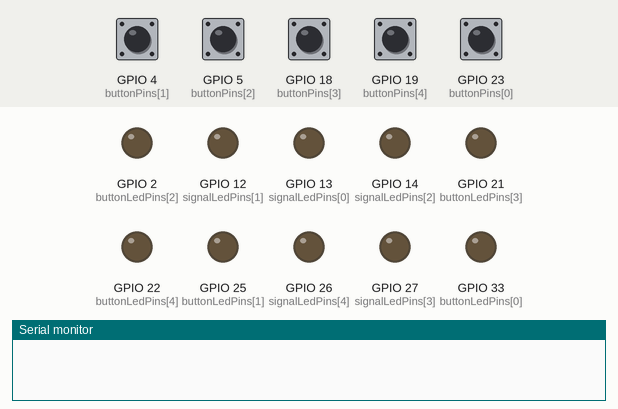
Recording of a sketch running on a simulated ESP32. Parts: output pins drawn as LEDs (lit = HIGH), the last lines printed to the serial monitor. The inputs (shaded band) are chosen by the test bench; at power-on: GPIO 4 (buttonPins[1]), GPIO 5 (buttonPins[2]), GPIO 18 (buttonPins[3]), GPIO 19 (buttonPins[4]), GPIO 23 (buttonPins[0]) HIGH. Random numbers use the default seed unless the sketch sets one.

Above: at 1.2 s.
1.3 s: GPIO 4 (buttonPins[1]) pulled LOW for 3.2 s
At 2.46 s:
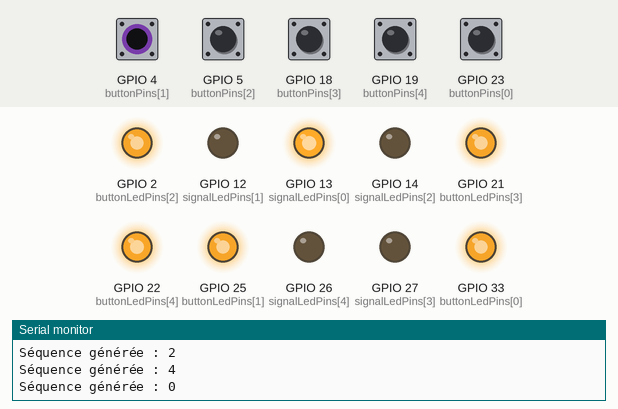
6.0 s: GPIO 18 (buttonPins[3]) pulled LOW for 0.15 s
At 8.5 s:
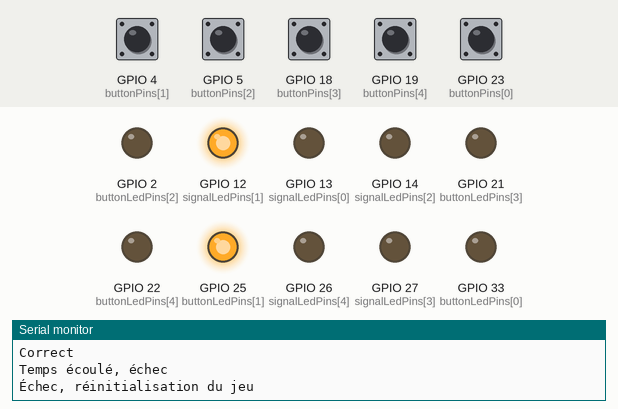
9.0 s: GPIO 4 (buttonPins[1]) pulled LOW for 0.15 s
At 11.17 s:
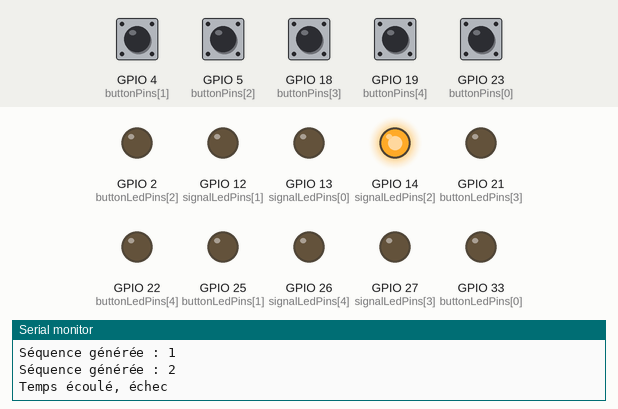
12.1 s: GPIO 4 (buttonPins[1]) pulled LOW for 1 s
At 13.62 s:
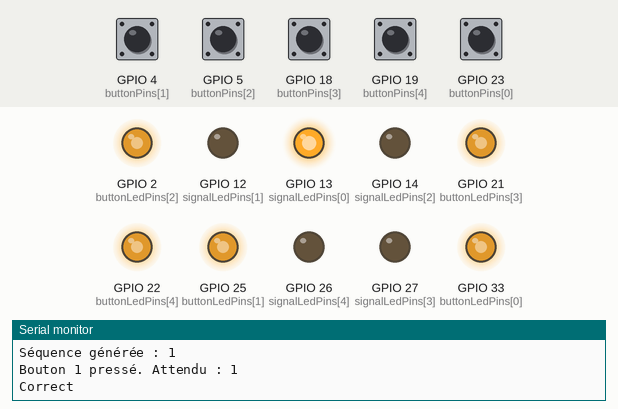
15.5 s: GPIO 4 (buttonPins[1]) pulled LOW for 0.15 s
At 16.11 s:
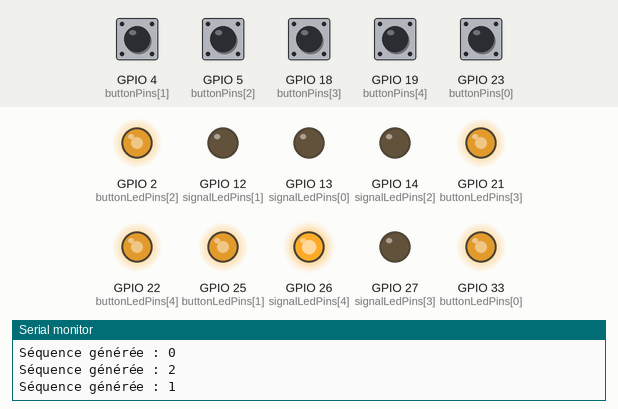
18.6 s: GPIO 4 (buttonPins[1]) pulled LOW for 0.15 s
Timing chart, 0 to 22.6 s (numbered marks = the images above; inputs shaded):
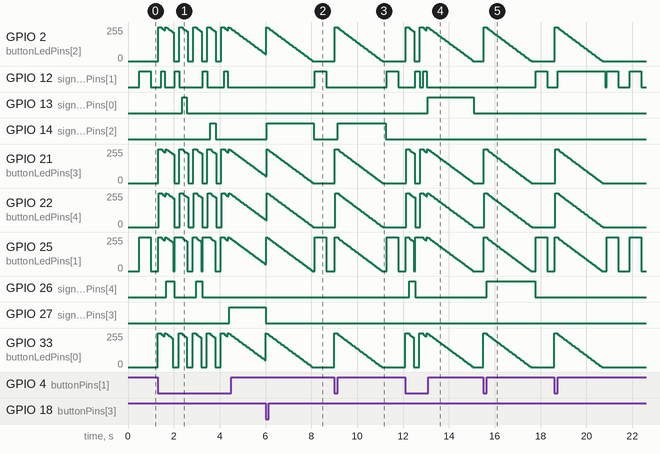

The sketch:

Generateur.ino
```cpp
// Pins des LED et des boutons
const int signalLedPins[] = {13, 12, 14, 27, 26}; // LEDs de signal : bleu, rouge, blanc, jaune, vert
const int buttonLedPins[] = {33, 25, 2, 21, 22}; // LEDs associées aux boutons
const int buttonPins[] = {23, 4, 5, 18, 19}; // Boutons associés aux LEDs : bleu, rouge, blanc, jaune, vert

const int numLeds = sizeof(signalLedPins) / sizeof(signalLedPins[0]);
const int numButtons = sizeof(buttonPins) / sizeof(buttonPins[0]);

int sequence[8]; // Stocke la séquence de couleurs
int level = 1;   // Niveau actuel du jeu
int currentInputIndex = 0; // Indice de la séquence en cours de saisie
bool StartGame = false;
bool playerFailed = false; // Indique si le joueur a échoué pendant la séquence
unsigned long gameStartTime = 0; // Temps pour éviter un rebond initial après le démarrage
unsigned long stepStartTime = 0; // Temps de début pour chaque étape
unsigned long inputTimeout = 2000; // Temps limite par étape (2 secondes pour le niveau 1)
unsigned long blinkTimer = 0; // Temps pour gérer le clignotement du bouton rouge
unsigned long lastPressTime = 0; // Temps du dernier appui pour gérer l'anti-rebond
unsigned long effectStartTime = 0; // Temps de début pour l'effet visuel des LEDs des boutons
const unsigned long debounceDelay = 300; // Délai pour l'anti-rebond
bool blinkState = false; // État actuel du clignotement
bool disableLedEffects = false; // Drapeau pour désactiver les effets LED

void setup() {
  // Initialiser les pins des LEDs de signal comme sorties
  for (int i = 0; i < numLeds; i++) {
    pinMode(signalLedPins[i], OUTPUT);
    digitalWrite(signalLedPins[i], LOW);
  }

  // Initialiser les pins des LEDs des boutons comme sorties
  for (int i = 0; i < numLeds; i++) {
    pinMode(buttonLedPins[i], OUTPUT);
    analogWrite(buttonLedPins[i], 0);
    delay(10); // Toutes les LEDs des boutons éteintes au départ
  }

  // Initialiser les pins des boutons comme entrées avec pull-up
  for (int i = 0; i < numButtons; i++) {
    pinMode(buttonPins[i], INPUT_PULLUP);
  }

  // Initialiser le générateur de nombres aléatoires
  randomSeed(analogRead(0));

  Serial.begin(9600);

  // Générer la première séquence
  generateRandomSequence();
}

void loop() {
  if (!StartGame) {
    handlePreGameState();
    return;
  }

  if (StartGame && !playerFailed) {
    if (currentInputIndex < level + 4) {
      processStep();
      if (!disableLedEffects) {
        updateButtonLedEffect(); // Mettre à jour l'effet visuel
      }
    } else {
      Serial.println("Séquence complétée avec succès");
      if (level < 3) {
        level++;
        resetGameForNextLevel();
      } else {
        celebrateWin();
        //resetGame();
      }
    }
  } else if (playerFailed) {
    Serial.println("Échec, réinitialisation du jeu");
    resetGame();
  }
}

void handlePreGameState() {
  // Clignotement du bouton rouge pour indiquer que le jeu n'a pas encore commencé
  if (millis() - blinkTimer >= 500) {
    blinkTimer = millis();
    blinkState = !blinkState;
    digitalWrite(signalLedPins[1], blinkState);
    analogWrite(buttonLedPins[1], blinkState ? 255 : 0);
    delay(10);
  }

  // Détection de l'appui sur le bouton rouge pour démarrer le jeu
  if (digitalRead(buttonPins[1]) == LOW && (millis() - lastPressTime > debounceDelay)) {
    lastPressTime = millis();
    StartGame = true;
    gameStartTime = millis();
    currentInputIndex = 0;
    playerFailed = false;
    inputTimeout = calculateTimeout(level); // Initialiser le temps limite en fonction du niveau

    // Allumer les LEDs des boutons et éteindre toutes les LEDs de signal
    for (int i = 0; i < numLeds; i++) {
      analogWrite(buttonLedPins[i], 255);
    delay(10);
      digitalWrite(signalLedPins[i], LOW);
    }

    effectStartTime = millis(); // Démarrer l'effet visuel

    Serial.println("Jeu démarré, début de la séquence");
    playSequence();
  }
}

void processStep() {
  int currentSignal = sequence[currentInputIndex];

  if (millis() - stepStartTime > inputTimeout) {
    Serial.println("Temps écoulé, échec");
    playerFailed = true;
    return;
  }

  digitalWrite(signalLedPins[currentSignal], HIGH);

  for (int i = 0; i < numButtons; i++) {
    int buttonState = digitalRead(buttonPins[i]);

    if (buttonState == LOW && (millis() - lastPressTime > debounceDelay)) {
      lastPressTime = millis();
      Serial.print("Bouton ");
      Serial.print(i);
      Serial.print(" pressé. Attendu : ");
      Serial.println(currentSignal);

      if (i == currentSignal) {
        Serial.println("Correct");
        digitalWrite(signalLedPins[currentSignal], LOW);
        stepStartTime = millis(); // Redémarrer le timer pour la prochaine étape
        currentInputIndex++;
        effectStartTime = millis(); // Redémarrer l'effet visuel
        return;
      } else {
        Serial.println("Incorrect");
        playerFailed = true;
        return;
      }
    }
  }
}

void updateButtonLedEffect() {
  if (disableLedEffects) {
    return;
  }

  unsigned long elapsed = millis() - effectStartTime;
  unsigned long brightness = map(elapsed, 0, inputTimeout, 255, 0); // Diminue la luminosité en fonction du temps

  for (int i = 0; i < numLeds; i++) {
    analogWrite(buttonLedPins[i], brightness); // Ajuste la luminosité des LEDs des boutons
    delay(10);
  }
}

void playSequence() {
  for (int i = 0; i < level + 4; i++) {
    Serial.print("Séquence générée : ");
    Serial.println(sequence[i]);
  }
  stepStartTime = millis();
}

unsigned long calculateTimeout(int lvl) {
  switch (lvl) {
    case 1:
      return 2000;
    case 2:
      return 1500;
    case 3:
      return 1000;
    default:
      return 2000;
  }
}

void generateRandomSequence() {
  int numColors = level + 4;
  for (int i = 0; i < numColors; i++) {
    int attempts = 0;
    int randIndex;
    do {
      randIndex = random(0, numButtons);
      attempts++;
      if (attempts > 10) break;
    } while ((i > 0 && randIndex == sequence[i - 1]) || (i == 0 && level > 1 && randIndex == sequence[level + 3]));
    sequence[i] = randIndex;
  }
}

void resetGame() {
  disableLedEffects = true; // Désactiver les effets LED

  //level = 1;
  currentInputIndex = 0;
  playerFailed = false;
  StartGame = false;

  // Éteindre toutes les LEDs des boutons et de signal
  for (int i = 0; i < numLeds; i++) {
    digitalWrite(signalLedPins[i], LOW);
    analogWrite(buttonLedPins[i], 0);
    delay(15);
  }

  generateRandomSequence();

  disableLedEffects = false; // Réactiver les effets LED après réinitialisation
}

void resetGameForNextLevel() {
  // Pause avec toutes les LEDs éteintes avant le prochain niveau
  disableLedEffects = true; // Désactiver les effets LED pendant la pause
  for (int i = 0; i < numLeds; i++) {
    analogWrite(buttonLedPins[i], 0); // Éteindre les LEDs des boutons
    delay(15);
    digitalWrite(signalLedPins[i], LOW); // Éteindre les LEDs de signal
  }
  delay(2000); // Pause de 2 secondes

  // Rallumer toutes les LEDs des boutons après la pause
  for (int i = 0; i < numLeds; i++) {
    analogWrite(buttonLedPins[i], 255); // Rallumer les LEDs des boutons avec luminosité maximale
    delay(15);
  }

  currentInputIndex = 0;
  playerFailed = false;
  inputTimeout = calculateTimeout(level);
  generateRandomSequence();
  stepStartTime = millis(); // Réinitialiser le timer pour le nouveau niveau
  disableLedEffects = false; // Réactiver les effets LED après la pause

  Serial.println("Niveau suivant");
}

void celebrateWin() {
  disableLedEffects = true; // Désactiver les effets LED pendant la célébration

  unsigned long winStartTime = millis();
  unsigned long lastBlinkTime = millis();
  const unsigned long blinkInterval = 200;
  bool ledState = false;

  while (millis() - winStartTime < 5000) { // Clignotement pendant 5 secondes
    if (millis() - lastBlinkTime >= blinkInterval) {
      lastBlinkTime = millis();
      ledState = !ledState;
      for (int i = 0; i < numLeds; i++) {
        analogWrite(buttonLedPins[i], ledState ? 255 : 0);
        delay(5);
        digitalWrite(signalLedPins[i], ledState ? HIGH : LOW);
      }
    }
  }

  // Éteindre toutes les LEDs après la victoire
  for (int i = 0; i < numLeds; i++) {
    analogWrite(buttonLedPins[i], 255);
    delay(5);
    digitalWrite(signalLedPins[i], HIGH);
  }

  disableLedEffects = false; // Réactiver les effets LED après la célébration
}
```

Measured:
- after the input at 1.3 s, GPIO 13 (signalLedPins[0]): LOW → HIGH after 1.1 s, → LOW 0.20 s later; GPIO 14 (signalLedPins[2]): LOW → HIGH after 2.3 s, → LOW 0.23 s later; GPIO 26 (signalLedPins[4]): LOW → HIGH after 0.36 s, → LOW 0.36 s later, → HIGH 0.96 s later, → LOW 0.26 s later; GPIO 27 (signalLedPins[3]): LOW → HIGH after 3.1 s
- after the input at 6.0 s, GPIO 14 (signalLedPins[2]): LOW → HIGH after 0.06 s, → LOW 2.0 s later
- after the input at 9.0 s, GPIO 14 (signalLedPins[2]): LOW → HIGH after 0.16 s, → LOW 2.1 s later
- after the input at 15.5 s, GPIO 26 (signalLedPins[4]): LOW → HIGH after 0.16 s, → LOW 2.1 s later
